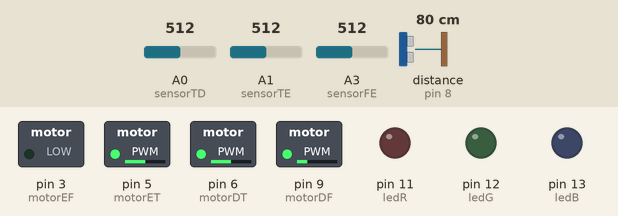
Recording of a sketch running on a simulated Arduino Uno, built with avr-gcc and run on an emulated ATmega328P. Shown: switched loads named in the sketch (green lamp = pin HIGH), output pins drawn as LEDs (lit = HIGH). The test bench sets the inputs (shaded band); at power-on: A0 (sensorTD) = 512, A1 (sensorTE) = 512, A3 (sensorFE) = 512, distance to the obstacle (sensor on pin 8) 80 cm. The echo pulse lasts 58.3 µs per cm. At 4.1 s the program stops and its outputs stay as they are.

Above: at 1.2 s.
1.3 s: A0 (sensorTD) set to 1023
At 2.3 s:
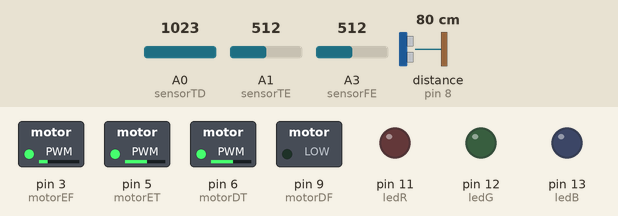
At 5.1 s:
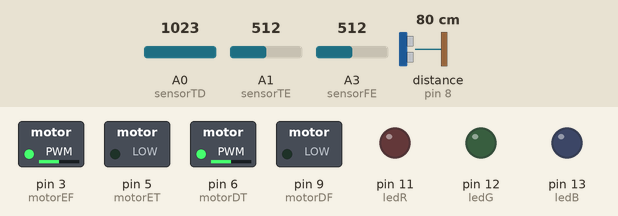
Timing chart, 0 to 5.6 s (numbered marks = the images above; inputs shaded):
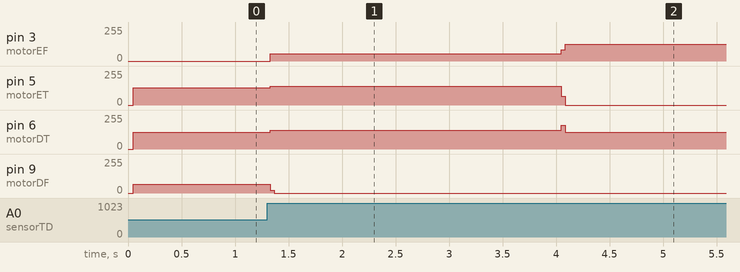

The sketch:

falcon.ino
```cpp
#include <Ultrasonic.h>
#include <EEPROM.h>

#define trig    10
#define echo    8

//Sensor Linha
#define sensorFD  A2
#define sensorFE  A3
#define sensorTD  A0
#define sensorTE  A1
//Controle Motor
#define motorDF   9
#define motorDT   6
#define motorEF   3
#define motorET   5
//Botões e LEDs
#define btStart   7
#define btModo    4
#define ledR      11
#define ledG      12
#define ledB      13

Ultrasonic ultrasonic(trig, echo);

const int valorBranco = 970, timeVirar = 150;
bool linha = false, esquerda = false, direita = false, inimigoFrente = false;
unsigned long delayTimeEscape;

void setup() {
    //Ativando monitor serial
    Serial.begin(9600);

    //Carregando Sensor Distancia

    //Definindo Entradas
    pinMode(sensorFD,   INPUT);
    pinMode(sensorFE,   INPUT);
    pinMode(sensorTD,   INPUT);
    pinMode(sensorTE,   INPUT);
    pinMode(btStart,    INPUT);
    pinMode(btModo,     INPUT);

    //Definindo Saídas
    pinMode(motorEF,    OUTPUT);
    pinMode(motorET,    OUTPUT);
    pinMode(motorDF,    OUTPUT);
    pinMode(motorDT,    OUTPUT);
    pinMode(ledR,       OUTPUT);
    pinMode(ledG,       OUTPUT);
    pinMode(ledB,       OUTPUT);

    motor(0,0,0,0);
}

/*void loop(){
    teste();
}*/

void loop() {
    digitalWrite(ledB,LOW);
    digitalWrite(ledG,LOW);
    digitalWrite(ledR,LOW);
    inimigo();
    if(inimigoFrente){
        motor(100,0,100,0);
        digitalWrite(ledB,HIGH);
    }else{
        motor(40,0,40,0);
        digitalWrite(ledB,LOW);
    }
    escape();
}

void teste(){
    //Exibir valores dos sensores

    inimigo();
    Serial.println("Valores Lidos");
    Serial.print("Iinimigo: ");
    Serial.print(inimigoFrente);
    Serial.print(" -|- Frente: Direita= ");
    Serial.print(analogRead(sensorFD));
    Serial.print(" / Esquerda= ");
    Serial.print(analogRead(sensorFE));
    Serial.print(" -|- Atraz: Direita= ");
    Serial.print(analogRead(sensorTD));
    Serial.print(" / Esquerda= ");
    Serial.println(analogRead(sensorTE));
}

void motor(int escF, int escT, int dirF, int dirT){
    //Recebe porcentagem para cada motor e converte para PWM
    analogWrite(motorEF,    map(escF, 0, 100, 0 ,255));
    analogWrite(motorET,    map(escT, 0, 100, 0 ,255));
    analogWrite(motorDF,    map(dirF, 0, 100, 0 ,255));
    analogWrite(motorDT,    map(dirT, 0, 100, 0 ,255));
}

float sonico(){
    float dist;
    long microsec= ultrasonic.timing();
    return ultrasonic.convert(microsec, Ultrasonic::CM);
}

void inimigo() {
    float dist = sonico();
    bool inimigo = false;
    if(dist > 2 && dist < 15){
        inimigoFrente = true;
    }else if(dist >=15 && dist < 50){
        inimigoFrente = false;
    }else{
        inimigoFrente = false;
    }
}

bool IR(int sensor){
    //Verifica sensor IR recebendo a porta
    if(analogRead(sensor) < valorBranco){
        return true;
    }else{
        return false;
    }
}

void atraz(){
    motor(0,100,0,100);
}

void escape(){
    //Verifica se linha TRUE gira ate false
    while(IR(sensorFE)){
        atraz();
        escapeT();
        esquerda = true;
        delayTimeEscape = millis();
    }
    while(IR(sensorFD)){
        atraz();
        escapeT();
        direita = true;
        delayTimeEscape = millis();
    }
    if(esquerda){
        if((millis() - delayTimeEscape) < timeVirar){
            motor(80,0,0,100);
        }else{
            esquerda =    false;
            direita =     false;
        }
    }
    if(direita){
        if((millis() - delayTimeEscape) < timeVirar){
            motor(0,100,80,0);
        }else{
            esquerda =    false;
            direita =     false;
        }
    }
    escapeT();
}

void escapeT(){
    while(IR(sensorTD)){
        motor(0,0,50,0);
        escape();
    }
    while(IR(sensorTE)){
        motor(50,0,0,0);
        escape();
    }
}
```

Measured:
- after the input at 1.3 s, pin 3 (motorEF): 0/255 → 55/255 at once, → 127/255 2.7 s later; pin 5 (motorET): 129/255 → 140/255 at once, → 0/255 2.7 s later; pin 6 (motorDT): 127/255 → 139/255 at once, → 127/255 2.7 s later; pin 9 (motorDF): 64/255 → 0/255 at once
